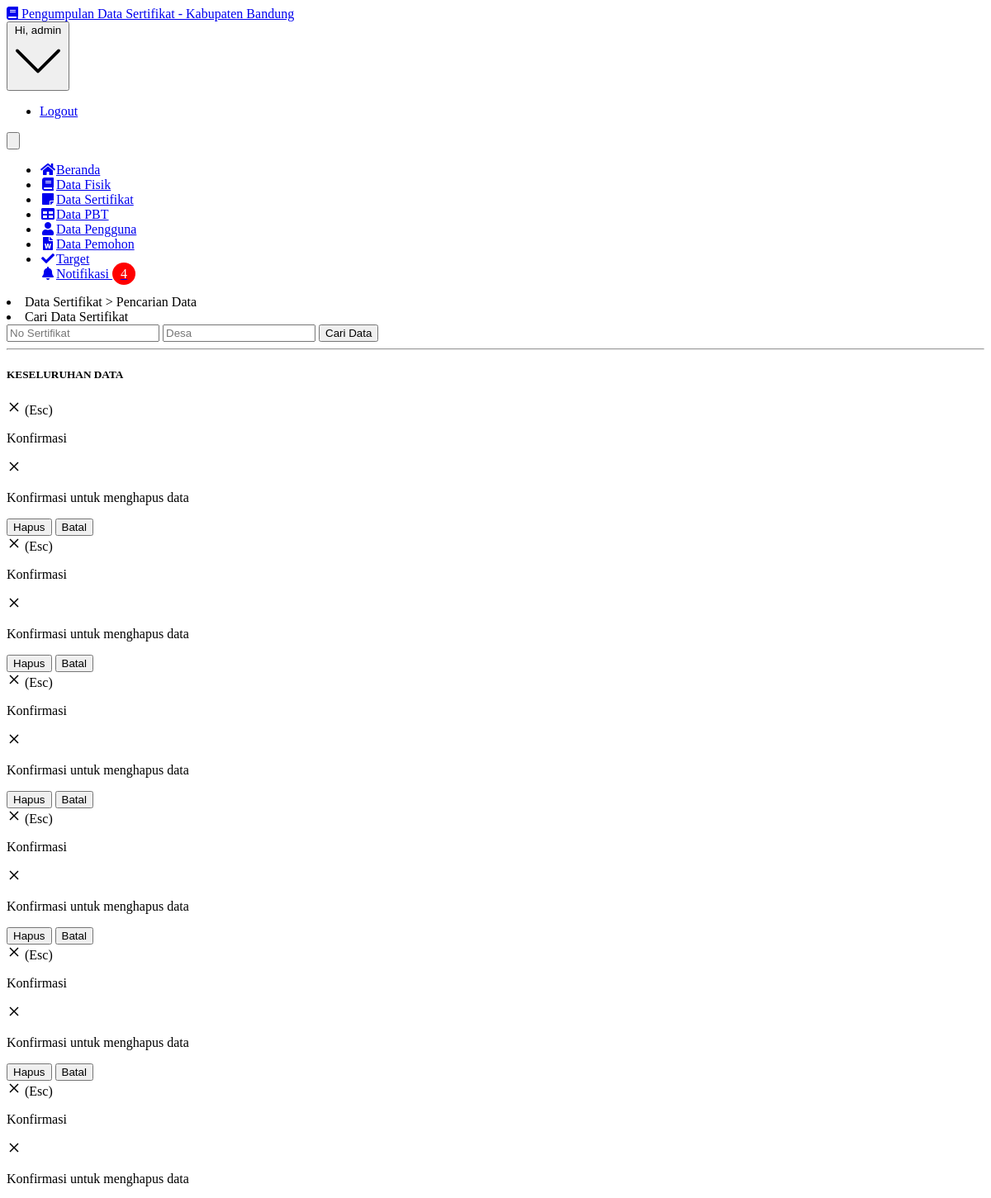
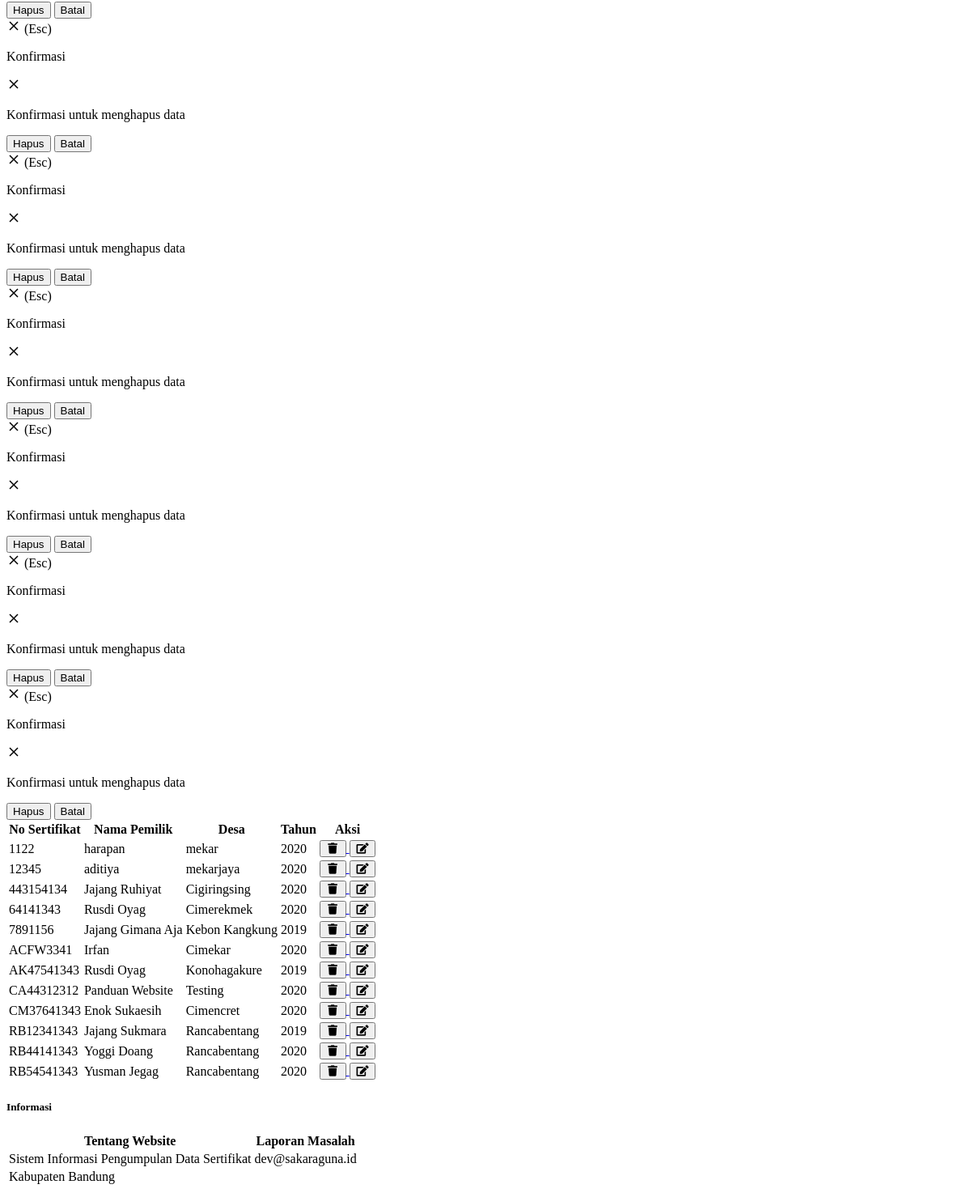
Page /admin/sertifikat.php (signed in) on the earlier database version (2 pictures, top to bottom).
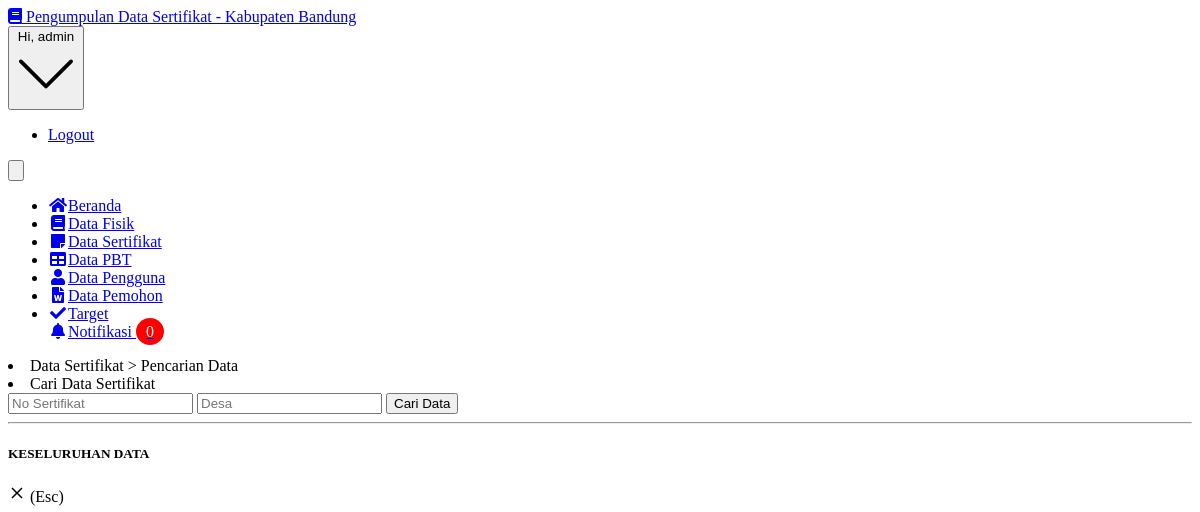
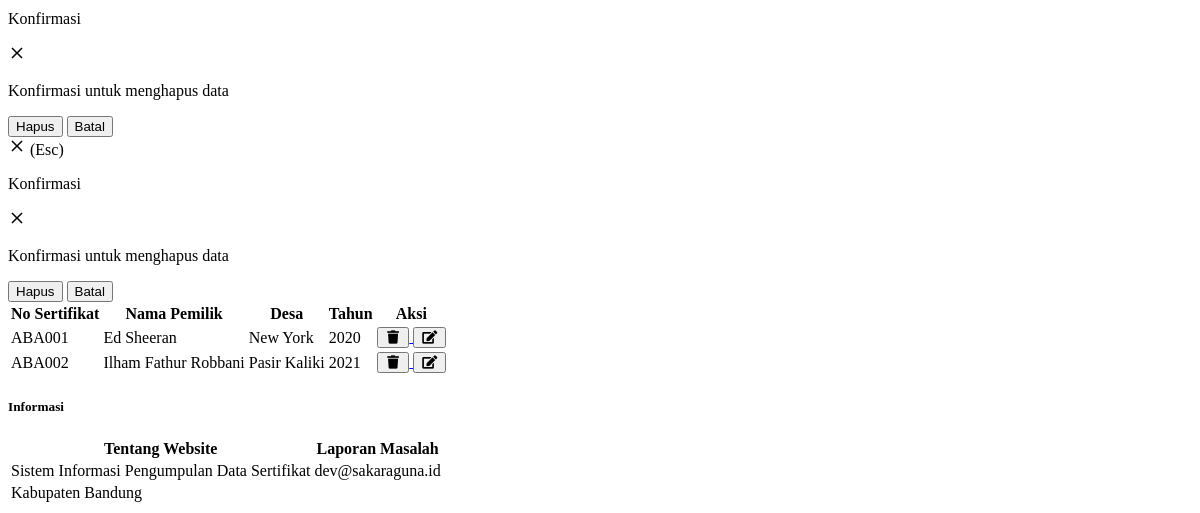
Same page on the later database version (2 pictures, top to bottom).
### tables this page shows
CREATE TABLE `data_sertifikat` (
  `no_sertifikat` varchar(6) NOT NULL,
  `desa` varchar(50) NOT NULL,
  `tahun` int(10) NOT NULL,
  `nama` varchar(50) DEFAULT NULL,
  `status` varchar(10) NOT NULL
);

### admin/sertifikat.php (the view, shortened to what this page needs)
<?php
include '../core/conn.php';
$ambilNotif = mysqli_query($connection,"SELECT * FROM permohonan WHERE notif = 'unread' ORDER BY id_permohonan ASC");
$jumlahNotif = mysqli_num_rows($ambilNotif);
if(isset($_GET['submit'])){
  $no_sertifikat = filter_input(INPUT_GET, 'no_sertifikat', FILTER_SANITIZE_STRING);
  $desa = filter_input(INPUT_GET, 'desa', FILTER_SANITIZE_STRING);
  $data = mysqli_query($connection, "SELECT * FROM data_sertifikat WHERE no_sertifikat LIKE '%".$no_sertifikat."%' AND desa LIKE '%".$desa."%'");
  $judul = "HASIL PENCARIAN";
}else{
  $data = mysqli_query($connection, "SELECT * FROM data_sertifikat");
  $judul = "KESELURUHAN DATA";
}
?>
<!DOCTYPE html>
<html lang="en">
  <head>
    <link rel="stylesheet" href="https://use.fontawesome.com/releases/v5.3.1/css/all.css">
    <link href="../assets/css/style.css" rel="stylesheet" type="text/css">
  </head>
  <body class="bg-gray-100 font-sans leading-normal tracking-normal">
    <nav id="header" class="bg-white fixed w-full z-10 top-0 shadow">
      <div class="w-full container mx-auto flex flex-wrap items-center mt-0 pt-3 pb-3 md:pb-0">
        <div class="w-1/2 pl-2 md:pl-0">
          <a class="text-gray-900 text-base xl:text-xl no-underline hover:no-underline font-bold" href="#">
          <i class="fas fa-book text-orange-600 pr-3"></i> Pengumpulan Data Sertifikat - Kabupaten Bandung
          </a>
        </div>
        <div class="w-1/2 pr-0">
          <div class="flex relative inline-block float-right">
            <div class="relative text-sm">
              <button id="userButton" class="flex items-center focus:outline-none mr-3">
                  <span class="hidden md:inline-block">Hi, <?php echo $_SESSION['username'];?></span>
              </button>
              <div id="userMenu" class="bg-white rounded shadow-md mt-2 absolute mt-12 top-0 right-0 min-w-full overflow-auto z-30 invisible">
                <ul class="list-reset">
                  <li><a href="../core/logout.php" class="px-4 py-2 block text-gray-900 hover:bg-gray-400 no-underline hover:no-underline">Logout</a></li>
                </ul>
              </div>
            </div>
            <div class="block lg:hidden pr-4">
              <button id="nav-toggle" class="flex items-center px-3 py-2 border rounded text-gray-500 border-gray-600 hover:text-gray-900 hover:border-teal-500 appearance-none focus:outline-none">
              </button>
            </div>
          </div>
        </div>
        <div class="w-full flex-grow lg:flex lg:items-center lg:w-auto hidden lg:block mt-2 lg:mt-0 bg-white z-20" id="nav-content">
          <ul class="list-reset lg:flex flex-1 items-center px-4 md:px-0">
            <li class="mr-6 my-2 md:my-0">
              <a href="index.php" class="block py-1 md:py-3 pl-1 align-middle text-gray-500 no-underline hover:text-gray-900 border-b-2 border-white hover:border-orange-600">
              <i class="fas fa-home fa-fw mr-3 text-gray-500"></i><span class="pb-1 md:pb-0 text-sm">Beranda</span>
              </a>
            </li>
            <li class="mr-6 my-2 md:my-0">
              <a href="fisik.php" class="block py-1 md:py-3 pl-1 align-middle text-gray-500 no-underline hover:text-gray-900 border-b-2 border-white hover:border-pink-500">
              <i class="fas fa-book fa-fw mr-3"></i><span class="pb-1 md:pb-0 text-sm">Data Fisik</span>
              </a>
            </li>
            <li class="mr-6 my-2 md:my-0">
              <a href="sertifikat.php" class="block py-1 md:py-3 pl-1 align-middle text-purple-500 no-underline hover:text-gray-900 border-b-2 border-purple-500 border-white hover:border-purple-500">
              <i class="fa fa-sticky-note fa-fw mr-3"></i><span class="pb-1 md:pb-0 text-sm">Data Sertifikat</span>
              </a>
            </li>
            <li class="mr-6 my-2 md:my-0">
              <a href="pbt.php" class="block py-1 md:py-3 pl-1 align-middle text-gray-500 no-underline hover:text-gray-900 border-b-2 border-white hover:border-green-500">
              <i class="fas fa-table fa-fw mr-3"></i><span class="pb-1 md:pb-0 text-sm">Data PBT</span>
              </a>
            </li>
            <li class="mr-6 my-2 md:my-0">
              <a href="users.php" class="block py-1 md:py-3 pl-1 align-middle text-gray-500 no-underline hover:text-gray-900 border-b-2 border-white hover:border-red-500">
              <i class="fa fa-user fa-fw mr-3"></i><span class="pb-1 md:pb-0 text-sm">Data Pengguna</span>
              </a>
            </li>
            <li class="mr-6 my-2 md:my-0">
              <a href="permohonan.php" class="block py-1 md:py-3 pl-1 align-middle text-gray-500 no-underline hover:text-gray-900 border-b-2 border-white hover:border-blue-500">
              <i class="fa fa-file-word fa-fw mr-3"></i><span class="pb-1 md:pb-0 text-sm">Data Pemohon</span>
              </a>
            </li>
            <li class="mr-6 my-2 md:my-0">
              <a href="target.php" class="block py-1 md:py-3 pl-1 align-middle text-gray-500 no-underline hover:text-gray-900 border-b-2 border-white hover:border-yellow-500">
              <i class="fa fa-check fa-fw mr-3"></i><span class="pb-1 md:pb-0 text-sm">Target</span>
              </a>
            </li>
            <li class="dropdown mr-6 my-2 md:my-0">
              <a href="#" class="block py-1 md:py-3 pl-1 align-middle text-gray-500 no-underline hover:text-gray-900 border-b-2 border-white">
              <i class="fa fa-bell fa-fw mr-3"></i><span class="pb-1 md:pb-0 text-sm">Notifikasi <span class="badge"><?php echo $jumlahNotif;?></span></span>
              </a>
            </li>
          </ul>
        </div>
      </div>
    </nav>
    <div class="container w-full mx-auto pt-20">
      <div class="w-full px-4 md:px-0 md:mt-8 mb-16 text-gray-800 leading-normal ">
        <div class="inline flex flex-wrap items-center justify-center">
          <div class="w-full md:w-1/2 xl:w-1/2 p-3">
            <div class="bg-white border rounded shadow p-2">
              <form action="" method="GET" class="bg-white rounded p-10">
                <li class="list-none"><span class="text-sm text-gray-500">Data Sertifikat > Pencarian Data</span></li>
                <li class="list-none"><span class="text-xl font-bold">Cari Data Sertifikat</span></li>
                <input autocomplete=off type="text" class="mt-3 inline-block bg-gray-200 focus:border-green-500 focus:border-6 shadow-sm appearance-none border rounded w-full py-2 px-3 text-sm text-gray-700 leading-normal focus:outline-none mb-4" placeholder="No Sertifikat" name="sertifikat"/>
                <input autocomplete=off type="text" class="mt-1 inline-block bg-gray-200 focus:border-green-500 focus:border-6 shadow-sm appearance-none border rounded w-full py-2 px-3 text-sm text-gray-700 leading-normal focus:outline-none mb-4" placeholder="Desa" name="desa"/>
                <input  class="mt-1 rounded-md text-sm appearance-none border w-100 py-2 px-6 font-reguler bg-green-800 cursor-pointer hover:bg-gray-900 hover:transition duration-700 text-gray-400 leading-normal" type="submit" name="submit" value="Cari Data">
              </form>
            </div>
          </div>
        </div>
        <hr class="border-b-2 border-gray-400 my-8 mx-4">
        <div class="w-full p-3">
          <div class="bg-white border rounded shadow-sm p-3">
            <div class="border-b p-3">
              <h5 class="font-bold uppercase text-gray-600"><?=$judul?></h5>
            </div>
            <table class="table-auto w-full">
              <thead>
                <tr class="bg-blue-300">
                  <th class="px-4 py-2">No Sertifikat</th>
                  <th class="px-4 py-2">Nama Pemilik</th>
                  <th class="px-4 py-2">Desa</th>
                  <th class="px-4 py-2">Tahun</th>
                  <th class="px-4 py-2">Aksi</th>
                </tr>
              </thead>
              <tbody>
              <?php
                while($d = mysqli_fetch_array($data)){
              ?>
                <tr class="text-center">
                  <td class="border px-4 py-2"><?=$d['no_sertifikat'];?></td>
                  <td class="border px-4 py-2"><?=$d['nama'];?></td>
                  <td class="border px-4 py-2"><?=$d['desa'];?></td>
                  <td class="border px-4 py-2"><?=$d['tahun'];?></td>
                  <td class="border px-4 py-2">
                    <a onClick="return confirm('Yakin Ingin Menghapus Data?')" href="controller/DeleteSertiController.php?no_sertifikat=<?=$d['no_sertifikat'];?>">
                    <button  title="Hapus" class="bg-red-400 px-2 py-1 text-sm rounded-md text-red-700"> <i class="fa fa-trash fa-fw"></i> </button>
                  </a>
                    <a href="edit_serti.php?no_sertifikat=<?=$d['no_sertifikat'];?>"><button title="Edit" class="bg-green-400 px-2 py-1 text-sm rounded-md text-green-700"> <i class="fa fa-edit fa-fw"></i> </button></a>
                  </td>
                </tr>
              <div class="modal opacity-0 pointer-events-none fixed w-full h-full top-0 left-0 flex items-center justify-center">
                <div class="modal-container bg-white w-11/12 md:max-w-md mx-auto rounded shadow-lg z-50 overflow-y-auto">
                  <div class="modal-close absolute top-0 right-0 cursor-pointer flex flex-col items-center mt-4 mr-4 text-white text-sm z-50">
                    <svg class="fill-current text-white" xmlns="http://www.w3.org/2000/svg" width="18" height="18" viewBox="0 0 18 18">
                      <path d="M14.53 4.53l-1.06-1.06L9 7.94 4.53 3.47 3.47 4.53 7.94 9l-4.47 4.47 1.06 1.06L9 10.06l4.47 4.47 1.06-1.06L10.06 9z"></path>
                    </svg>
                    <span class="text-sm">(Esc)</span>
                  </div>
                  <div class="modal-content py-4 text-left px-6">
                    <div class="flex justify-between items-center pb-3">
                      <p class="text-2xl font-bold">Konfirmasi</p>
                      <div class="modal-close cursor-pointer z-50">
                        <svg class="fill-current text-black" xmlns="http://www.w3.org/2000/svg" width="18" height="18" viewBox="0 0 18 18">
                          <path d="M14.53 4.53l-1.06-1.06L9 7.94 4.53 3.47 3.47 4.53 7.94 9l-4.47 4.47 1.06 1.06L9 10.06l4.47 4.47 1.06-1.06L10.06 9z"></path>
                        </svg>
                      </div>
                    </div>
                    <p>Konfirmasi untuk menghapus data</p>
                    <div class="flex justify-end pt-2">
                      <a href="controller/DeleteSertiController.php?no_sertifikat=<?=$d['no_sertifikat'];?>"><button class="px-4 bg-transparent p-3 rounded-lg text-indigo-500 hover:bg-gray-100 hover:text-indigo-400 mr-2">Hapus</button></a>
                      <button class="focus:no-outline modal-close px-4 bg-indigo-500 p-3 rounded-lg text-white hover:bg-indigo-400">Batal</button>
                    </div>
                  </div>
                </div>
              </div>
                <?php } ?>
              </tbody>
            </table>
          </div>
        </div>
          <div class="w-full p-3">
            <div class="bg-white border rounded shadow">
              <div class="border-b p-3">
                <h5 class="font-bold uppercase text-gray-600">Informasi</h5>
              </div>
              <div class="p-5">
                <table class="w-full p-5 text-gray-700">
                  <thead>
                    <tr>
                      <th class="text-left text-blue-900">Tentang Website</th>
                      <th class="text-left text-blue-900">Laporan Masalah</th>
                    </tr>
                  </thead>
                  <tbody>
                    <tr>
                      <td>Sistem Informasi Pengumpulan Data Sertifikat</td>
                      <td>dev@sakaraguna.id</td>
                    </tr>
                    <tr>
                      <td>Kabupaten Bandung</td>
                    </tr>
                  </tbody>
                </table>
              </div>
            </div>
          </div>
        </div>
        </div>
</body>
</html>

### admin/sertifikat.php (style rules this page uses)
.badge { top: -10px; right: -10px; padding: 5px 10px; border-radius: 50%; background-color: red; color: white; }
li.dropdown { display: inline-block; }
.modal { transition: opacity 0.25s ease; }

Differences in the rows shown:
removed data_sertifikat: no_sertifikat "1122", nama "harapan", desa "mekar", tahun "2020"
removed data_sertifikat: no_sertifikat "12345", nama "aditiya", desa "mekarjaya", tahun "2020"
removed data_sertifikat: no_sertifikat "443154134", nama "Jajang Ruhiyat", desa "Cigiringsing", tahun "2020"
removed data_sertifikat: no_sertifikat "64141343", nama "Rusdi Oyag", desa "Cimerekmek", tahun "2020"
removed data_sertifikat: no_sertifikat "7891156", nama "Jajang Gimana Aja", desa "Kebon Kangkung", tahun "2019"
removed data_sertifikat: no_sertifikat "ACFW3341", nama "Irfan", desa "Cimekar", tahun "2020"
removed data_sertifikat: no_sertifikat "AK47541343", nama "Rusdi Oyag", desa "Konohagakure", tahun "2019"
removed data_sertifikat: no_sertifikat "CA44312312", nama "Panduan Website", desa "Testing", tahun "2020"
removed data_sertifikat: no_sertifikat "CM37641343", nama "Enok Sukaesih", desa "Cimencret", tahun "2020"
removed data_sertifikat: no_sertifikat "RB12341343", nama "Jajang Sukmara", desa "Rancabentang", tahun "2019"
removed data_sertifikat: no_sertifikat "RB44141343", nama "Yoggi Doang", desa "Rancabentang", tahun "2020"
removed data_sertifikat: no_sertifikat "RB54541343", nama "Yusman Jegag", desa "Rancabentang", tahun "2020"
added data_sertifikat: no_sertifikat "ABA001", nama "Ed Sheeran", desa "New York", tahun "2020"
added data_sertifikat: no_sertifikat "ABA002", nama "Ilham Fathur Robbani", desa "Pasir Kaliki", tahun "2021"
Other differences:
$jumlahNotif: "4" → "0"
